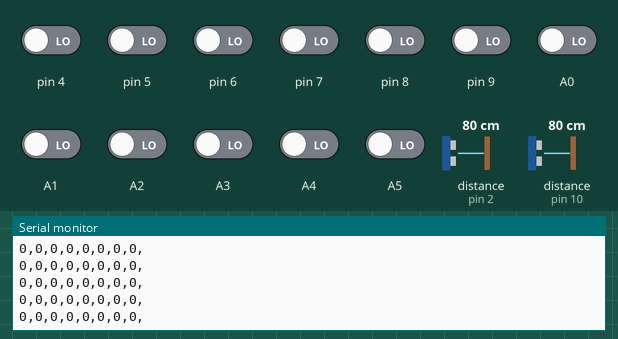
This sketch was run on a simulated Arduino Uno, built with avr-gcc and run on an emulated ATmega328P. Shown: the last lines printed to the serial monitor. Inputs (shaded band) come from the test bench; at power-on: A0–5, pin 4–9 LOW, distance to the obstacle (sensors on pin 2, pin 10) 80 cm. The echo pulse lasts 58.3 µs per cm.

Above: at 1.2 s.
1.3 s: distance to the obstacle (sensor on pin 2) set to 2 cm
At 2.4 s:
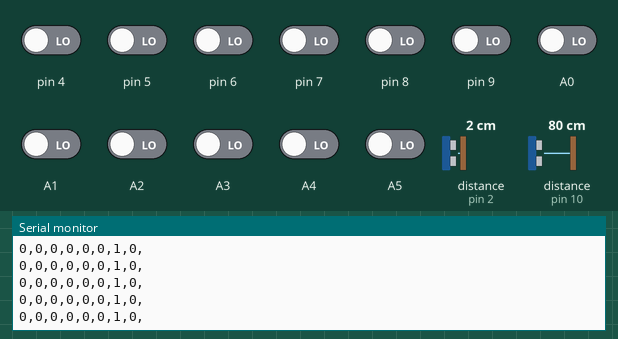
4.3 s: pin 4 driven HIGH
At 5.1 s:
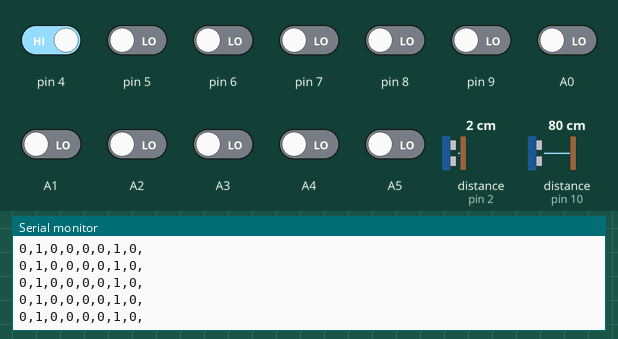
5.8 s: distance to the obstacle (sensor on pin 10) set to 2 cm
At 6.7 s:
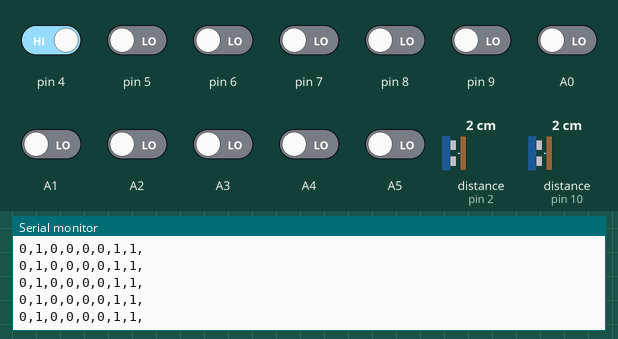
8.8 s: pin 5 driven HIGH
At 9.9 s:
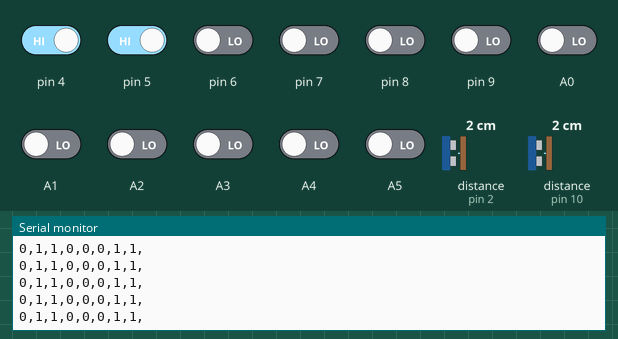
11.8 s: pin 7 driven HIGH
At 12.5 s:
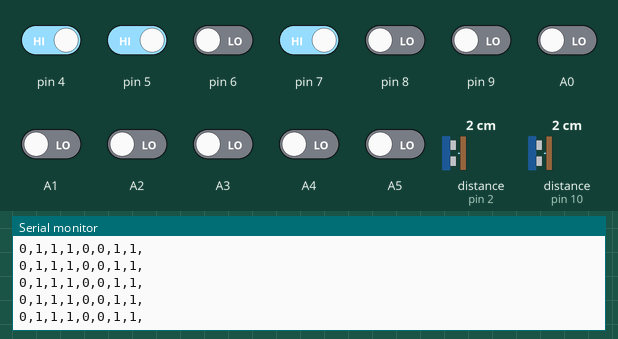
14.8 s: pin 9 driven HIGH
At 15.4 s:
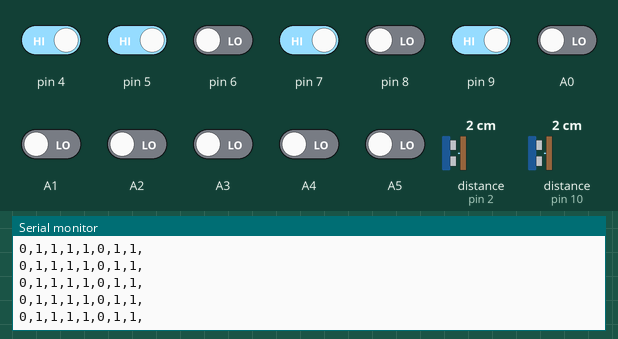

Measured:
- after the input at 1.3 s, the serial monitor: prints a new line after 0.09 s (image 1)
- after the input at 4.3 s, the serial monitor: prints a new line after 0.10 s (image 2)
- after the input at 5.8 s, the serial monitor: prints a new line after 0.12 s (image 3)
- after the input at 8.8 s, the serial monitor: prints a new line after 0.09 s (image 4)
- after the input at 11.8 s, the serial monitor: prints a new line after 0.07 s (image 5)
- after the input at 14.8 s, the serial monitor: prints a new line after 0.08 s (image 6)

The sketch:

Rhythm_game_con.ino
```cpp
#include "Touch.h"
#include "Ultrasound.h"

Touch touchs[12] = {Touch(A5),Touch(A4),Touch(A3),Touch(4),Touch(5),Touch(6),
                  Touch(7),Touch(8),Touch(9),Touch(A2),Touch(A1),Touch(A0)};
Ultrasound us[2] = {Ultrasound(2,3),Ultrasound(10,11)};

void setup() {
  Serial.begin(9600);
}

void loop() {
  for(int i = 0; i < 12; i += 2){
    if(touchs[i].isPressed() || touchs[i+1].isPressed()){
      Serial.print('1');
      Serial.print(',');
    }
    else {
      Serial.print('0');
      Serial.print(',');
    }
  }
  for(int i = 0; i < 2; i++){
    if(us[i].isDetect()){
      Serial.print('1');
      Serial.print(',');
    }
    else {
      Serial.print('0');
      Serial.print(',');
    }
  }
  Serial.println();

}
```

Touch.cpp
```cpp
#include "Touch.h"

Touch::Touch(int pin){
    this->pin = pin;
    pinMode(pin, INPUT);
    update();
}

void Touch::update(){
    touch = digitalRead(pin);
    if(millis() - lastPress_time > debounceTime){
        state = touch;
        lastPress_time = millis();
    }
}

bool Touch::isPressed(){
    update();
    return state;
}
```

Touch.h
```cpp
#ifndef TOUCH_H
#define TOUCH_H

#include "Arduino.h"

class Touch{
  public:
    Touch(int pin);
    void update();
    bool isPressed();

  private:
    int pin;
    int state;
    int touch;
    int debounceTime = 50;
    unsigned long lastPress_time = 0;
};

#endif
```

Ultrasound.cpp
```cpp
#include "Ultrasound.h"

Ultrasound::Ultrasound(int echoPin, int trigPin){
  this->echoPin = echoPin;
  this->trigPin = trigPin;
  pinMode(echoPin, INPUT);
  pinMode(trigPin, OUTPUT);
  update();
}

void Ultrasound::update(){
    digitalWrite(trigPin, LOW);delayMicroseconds(5);
    digitalWrite(trigPin, HIGH);delayMicroseconds(10);
    digitalWrite(trigPin, LOW);
    if(millis() - lastPress_time > debounceTime){
        dist = pulseIn(echoPin, HIGH);
        lastPress_time = millis();
    }
}

int Ultrasound::isDetect(){
  update();
  return dist < 800;
}
```

Ultrasound.h
```cpp
#ifndef ULTRASOUND_H
#define ULTRASOUND_H

#include "Arduino.h"

class Ultrasound{
  public:
    Ultrasound(int echoPin, int trigPin);
    void update();
    int isDetect();

  private:
    int echoPin;
    int trigPin;
    int dist;
    int debounceTime = 50;
    unsigned long lastPress_time = 0;
};

#endif
```
